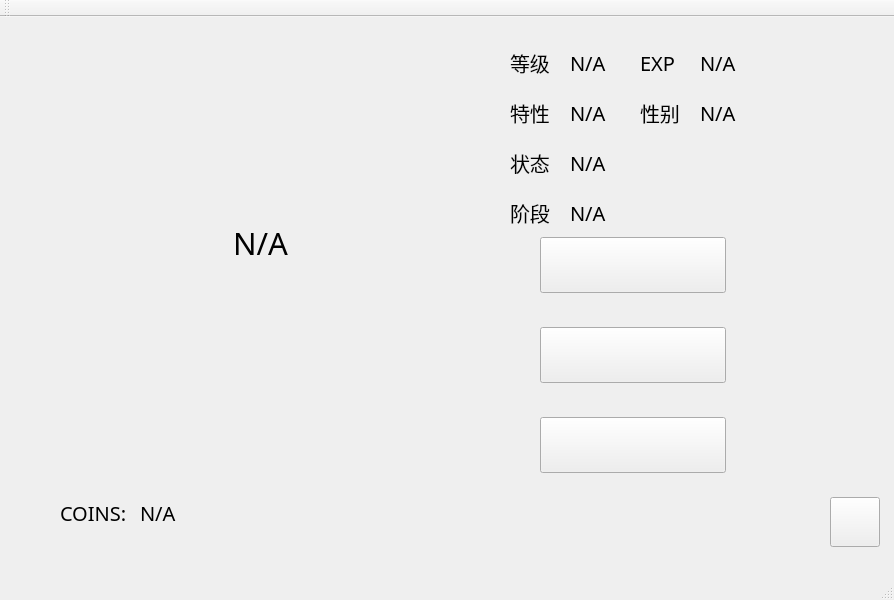
<?xml version="1.0" encoding="UTF-8"?>
<ui version="4.0">
 <class>MainWindow</class>
 <widget class="QMainWindow" name="MainWindow">
  <property name="geometry">
   <rect>
    <x>0</x>
    <y>0</y>
    <width>894</width>
    <height>600</height>
   </rect>
  </property>
  <property name="windowTitle">
   <string>MainWindow</string>
  </property>
  <widget class="QWidget" name="centralWidget">
   <widget class="QPushButton" name="feed_button">
    <property name="geometry">
     <rect>
      <x>540</x>
      <y>310</y>
      <width>186</width>
      <height>56</height>
     </rect>
    </property>
    <property name="styleSheet">
     <string notr="true">border-image: url(:/image/feed);</string>
    </property>
    <property name="text">
     <string/>
    </property>
   </widget>
   <widget class="QPushButton" name="bath_button">
    <property name="geometry">
     <rect>
      <x>540</x>
      <y>400</y>
      <width>186</width>
      <height>56</height>
     </rect>
    </property>
    <property name="styleSheet">
     <string notr="true">border-image: url(:/image/bath);</string>
    </property>
    <property name="text">
     <string/>
    </property>
   </widget>
   <widget class="QPushButton" name="adventure_button">
    <property name="geometry">
     <rect>
      <x>540</x>
      <y>220</y>
      <width>186</width>
      <height>56</height>
     </rect>
    </property>
    <property name="styleSheet">
     <string notr="true">border-image: url(:/image/adventure);</string>
    </property>
    <property name="text">
     <string/>
    </property>
   </widget>
   <widget class="QLabel" name="label">
    <property name="geometry">
     <rect>
      <x>60</x>
      <y>60</y>
      <width>400</width>
      <height>400</height>
     </rect>
    </property>
    <property name="styleSheet">
     <string notr="true">border-image: url(:/image/pet_frame);</string>
    </property>
    <property name="text">
     <string/>
    </property>
   </widget>
   <widget class="QLabel" name="label_2">
    <property name="geometry">
     <rect>
      <x>0</x>
      <y>0</y>
      <width>1011</width>
      <height>601</height>
     </rect>
    </property>
    <property name="styleSheet">
     <string notr="true">border-image: url(:/image/blank_bg);</string>
    </property>
    <property name="text">
     <string/>
    </property>
   </widget>
   <widget class="QLabel" name="label_3">
    <property name="geometry">
     <rect>
      <x>100</x>
      <y>160</y>
      <width>331</width>
      <height>331</height>
     </rect>
    </property>
    <property name="styleSheet">
     <string notr="true">border-image: url(:/image/pet_egg);</string>
    </property>
    <property name="text">
     <string/>
    </property>
   </widget>
   <widget class="QLabel" name="label_4">
    <property name="geometry">
     <rect>
      <x>510</x>
      <y>20</y>
      <width>61</width>
      <height>51</height>
     </rect>
    </property>
    <property name="font">
     <font>
      <family>方正像素24</family>
      <pointsize>15</pointsize>
     </font>
    </property>
    <property name="text">
     <string>等级</string>
    </property>
   </widget>
   <widget class="QLabel" name="label_5">
    <property name="geometry">
     <rect>
      <x>640</x>
      <y>20</y>
      <width>61</width>
      <height>51</height>
     </rect>
    </property>
    <property name="font">
     <font>
      <family>方正像素24</family>
      <pointsize>15</pointsize>
     </font>
    </property>
    <property name="text">
     <string>EXP</string>
    </property>
   </widget>
   <widget class="QLabel" name="label_6">
    <property name="geometry">
     <rect>
      <x>510</x>
      <y>70</y>
      <width>61</width>
      <height>51</height>
     </rect>
    </property>
    <property name="font">
     <font>
      <family>方正像素24</family>
      <pointsize>15</pointsize>
     </font>
    </property>
    <property name="text">
     <string>特性</string>
    </property>
   </widget>
   <widget class="QLabel" name="name">
    <property name="geometry">
     <rect>
      <x>80</x>
      <y>200</y>
      <width>361</width>
      <height>51</height>
     </rect>
    </property>
    <property name="font">
     <font>
      <family>方正像素24</family>
      <pointsize>23</pointsize>
     </font>
    </property>
    <property name="layoutDirection">
     <enum>Qt::LeftToRight</enum>
    </property>
    <property name="styleSheet">
     <string notr="true">text-align:center</string>
    </property>
    <property name="text">
     <string>N/A</string>
    </property>
    <property name="alignment">
     <set>Qt::AlignCenter</set>
    </property>
   </widget>
   <widget class="QLabel" name="level">
    <property name="geometry">
     <rect>
      <x>570</x>
      <y>20</y>
      <width>61</width>
      <height>51</height>
     </rect>
    </property>
    <property name="font">
     <font>
      <family>方正像素24</family>
      <pointsize>15</pointsize>
     </font>
    </property>
    <property name="text">
     <string>N/A</string>
    </property>
   </widget>
   <widget class="QLabel" name="exp">
    <property name="geometry">
     <rect>
      <x>700</x>
      <y>20</y>
      <width>101</width>
      <height>51</height>
     </rect>
    </property>
    <property name="font">
     <font>
      <family>方正像素24</family>
      <pointsize>15</pointsize>
     </font>
    </property>
    <property name="text">
     <string>N/A</string>
    </property>
   </widget>
   <widget class="QLabel" name="attr">
    <property name="geometry">
     <rect>
      <x>570</x>
      <y>70</y>
      <width>61</width>
      <height>51</height>
     </rect>
    </property>
    <property name="font">
     <font>
      <family>方正像素24</family>
      <pointsize>15</pointsize>
     </font>
    </property>
    <property name="text">
     <string>N/A</string>
    </property>
   </widget>
   <widget class="QLabel" name="label_11">
    <property name="geometry">
     <rect>
      <x>510</x>
      <y>120</y>
      <width>61</width>
      <height>51</height>
     </rect>
    </property>
    <property name="font">
     <font>
      <family>方正像素24</family>
      <pointsize>15</pointsize>
     </font>
    </property>
    <property name="text">
     <string>状态</string>
    </property>
   </widget>
   <widget class="QLabel" name="status">
    <property name="geometry">
     <rect>
      <x>570</x>
      <y>120</y>
      <width>251</width>
      <height>51</height>
     </rect>
    </property>
    <property name="font">
     <font>
      <family>方正像素24</family>
      <pointsize>15</pointsize>
     </font>
    </property>
    <property name="text">
     <string>N/A</string>
    </property>
   </widget>
   <widget class="QLabel" name="label_7">
    <property name="geometry">
     <rect>
      <x>640</x>
      <y>70</y>
      <width>61</width>
      <height>51</height>
     </rect>
    </property>
    <property name="font">
     <font>
      <family>方正像素24</family>
      <pointsize>15</pointsize>
     </font>
    </property>
    <property name="text">
     <string>性别</string>
    </property>
   </widget>
   <widget class="QLabel" name="label_13">
    <property name="geometry">
     <rect>
      <x>510</x>
      <y>170</y>
      <width>61</width>
      <height>51</height>
     </rect>
    </property>
    <property name="font">
     <font>
      <family>方正像素24</family>
      <pointsize>15</pointsize>
     </font>
    </property>
    <property name="text">
     <string>阶段</string>
    </property>
   </widget>
   <widget class="QLabel" name="label_14">
    <property name="geometry">
     <rect>
      <x>60</x>
      <y>470</y>
      <width>81</width>
      <height>51</height>
     </rect>
    </property>
    <property name="font">
     <font>
      <family>方正像素24</family>
      <pointsize>15</pointsize>
     </font>
    </property>
    <property name="text">
     <string>COINS:</string>
    </property>
   </widget>
   <widget class="QLabel" name="coin">
    <property name="geometry">
     <rect>
      <x>140</x>
      <y>470</y>
      <width>81</width>
      <height>51</height>
     </rect>
    </property>
    <property name="font">
     <font>
      <family>方正像素24</family>
      <pointsize>15</pointsize>
     </font>
    </property>
    <property name="text">
     <string>N/A</string>
    </property>
   </widget>
   <widget class="QLabel" name="gender">
    <property name="geometry">
     <rect>
      <x>700</x>
      <y>70</y>
      <width>101</width>
      <height>51</height>
     </rect>
    </property>
    <property name="font">
     <font>
      <family>方正像素24</family>
      <pointsize>15</pointsize>
     </font>
    </property>
    <property name="text">
     <string>N/A</string>
    </property>
   </widget>
   <widget class="QLabel" name="period">
    <property name="geometry">
     <rect>
      <x>570</x>
      <y>170</y>
      <width>191</width>
      <height>51</height>
     </rect>
    </property>
    <property name="font">
     <font>
      <family>方正像素24</family>
      <pointsize>15</pointsize>
     </font>
    </property>
    <property name="text">
     <string>N/A</string>
    </property>
   </widget>
   <widget class="QPushButton" name="music_button">
    <property name="geometry">
     <rect>
      <x>830</x>
      <y>480</y>
      <width>50</width>
      <height>50</height>
     </rect>
    </property>
    <property name="styleSheet">
     <string notr="true">border-image: url(:/music/music_on);</string>
    </property>
    <property name="text">
     <string/>
    </property>
   </widget>
   <zorder>label_2</zorder>
   <zorder>feed_button</zorder>
   <zorder>bath_button</zorder>
   <zorder>adventure_button</zorder>
   <zorder>label</zorder>
   <zorder>label_3</zorder>
   <zorder>label_4</zorder>
   <zorder>label_5</zorder>
   <zorder>label_6</zorder>
   <zorder>name</zorder>
   <zorder>level</zorder>
   <zorder>exp</zorder>
   <zorder>attr</zorder>
   <zorder>label_11</zorder>
   <zorder>status</zorder>
   <zorder>label_7</zorder>
   <zorder>label_13</zorder>
   <zorder>label_14</zorder>
   <zorder>coin</zorder>
   <zorder>gender</zorder>
   <zorder>period</zorder>
   <zorder>music_button</zorder>
  </widget>
  <widget class="QMenuBar" name="menuBar">
   <property name="geometry">
    <rect>
     <x>0</x>
     <y>0</y>
     <width>894</width>
     <height>26</height>
    </rect>
   </property>
  </widget>
  <widget class="QToolBar" name="mainToolBar">
   <attribute name="toolBarArea">
    <enum>TopToolBarArea</enum>
   </attribute>
   <attribute name="toolBarBreak">
    <bool>false</bool>
   </attribute>
  </widget>
  <widget class="QStatusBar" name="statusBar"/>
 </widget>
 <layoutdefault spacing="6" margin="11"/>
 <resources/>
 <connections/>
</ui>
